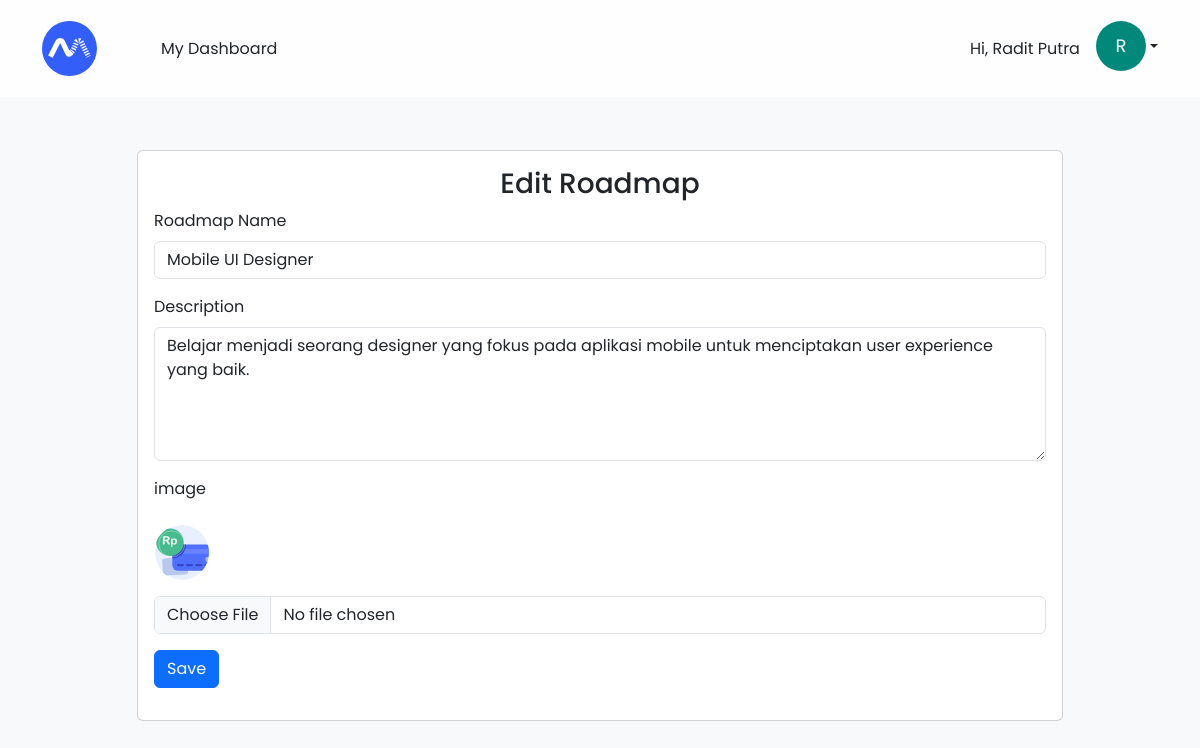
The page /dashboard_admin/edit_roadmap.php?id=21 (signed in) on the database its author committed.
### tables this page shows
CREATE TABLE `roadmaps` (
  `id` int(11) NOT NULL,
  `name` varchar(255) NOT NULL,
  `description` longtext NOT NULL,
  `image` varchar(255) NOT NULL
);

### function/index.php (called while the page is built, shortened)
<?php
$host = 'localhost';
$db_name = 'bangkit';
$username = 'root';
$password = '';
$conn = mysqli_connect($host, $username, $password, $db_name);
function query($query)
{
  global $conn;
  $result = mysqli_query($conn, $query);
  $rows = [];
  while ($row = mysqli_fetch_assoc($result)) {
    $rows[] = $row;
  }
  return $rows;
}
function getRootURL()
{
  $protocol = isset($_SERVER['HTTPS']) && $_SERVER['HTTPS'] === 'on' ? 'https://' : 'http://';
  $host = $_SERVER['HTTP_HOST'];
  $root = $protocol . $host;
  return $root . '/bangkit';
}

### dashboard_admin/edit_roadmap.php (the view, shortened to what this page needs)
<?php
require '../function/index.php';
$id = $_GET["id"];
$roadmap = query("SELECT * FROM roadmaps WHERE id = '$id'")[0];
?>
<html lang="en">
<head>
  <link href="https://cdn.jsdelivr.net/npm/bootstrap@5.3.0/dist/css/bootstrap.min.css" rel="stylesheet" />
  <link rel="stylesheet" href="https://cdn.jsdelivr.net/npm/bootstrap-icons@1.10.5/font/bootstrap-icons.css" />
  <link rel="stylesheet" href="../assets/style/app.css" />
</head>
<body class="bg-body-tertiary">
  <nav class="navbar navbar-expand-lg fixed-top shadows-lg" style="
        background-color: rgba(255, 255, 255, 0.8);
        backdrop-filter: blur(10px);
      ">
    <div class="container py-2">
      <a class="navbar-brand" href="#">
        <img src="../assets/img/logo.svg" alt="Bangkit" width="55" />
      </a>
      <div class="collapse navbar-collapse" id="navbarNavDropdown">
        <ul class="navbar-nav ms-5">
          <a href="<?= getRootURL(); ?>/dashboard_admin" class="text-decoration-none text-dark">My Dashboard </a>
        </ul>
      </div>
      <?php
      if (isset($_SESSION['login'])) :
      ?>
        <div class="auth d-flex">
          <p class="mt-3 me-3">Hi, <?= $_SESSION['name']; ?></p>
          <div class="dropdown">
            <a class="dropdown-toggle d-flex align-items-center text-decoration-none text-dark" href="#" role="button" id="dropdownMenuLink" data-bs-toggle="dropdown" aria-expanded="false">
              <div class="profile-initial">
                <span><?= substr($_SESSION['name'], 0, 1); ?></span>
              </div>
            </a>
          </div>
        </div>
      <?php
      endif;
      ?>
    </div>
  </nav>
  <div class="container" style="margin-top: 150px;">
    <div class="row justify-content-center">
      <div class="col-10">
        <div class="card">
          <div class="card-body">
            <h3 class="text-center">Edit Roadmap</h3>
            <form action="" method="post" enctype="multipart/form-data">
              <div class="mb-3">
                <label for="name" class="form-label">Roadmap Name</label>
                <input type="text" class="form-control" id="name" name="name" value="<?= $roadmap["name"] ?>" />
              </div>
              <div class="mb-3">
                <label for="description" class="form-label">Description</label>
                <textarea type="text" rows="5" class="form-control" id="description" name="description"><?= $roadmap["description"] ?> </textarea>
              </div>
              <div class="mb-3">
                <label for="image" class="form-label">image</label>
                <br>
                <img src="../assets/img-upload/<?= $roadmap["image"] ?>" alt="" class="my-3" style="width: 55px;">
                <input class="form-control" type="file" id="image" name="image">
              </div>
              <button type="submit" name="submit" class="btn btn-primary">Save</button>
            </form>
          </div>
        </div>
      </div>
    </div>
  </div>
</body>

### assets/style/app.css (style rules this page uses)
body { font-family: 'Poppins', sans-serif; }
.card { transition: .3s; }
.profile-initial { display: flex; justify-content: center; align-items: center; width: 50px; height: 50px; border-radius: 50%; background-color: #00897B; color: #fff; font-size: 18px; }

### rows shown on the page
roadmaps: name "Mobile UI Designer", description "Belajar menjadi seorang designer yang fokus pada aplikasi mobile untuk menciptakan user experience yang baik.", image (picture)

### other values the page prints
$_SESSION['name'] "Radit Putra"
substr($_SESSION['name'], 0, 1) "R"
